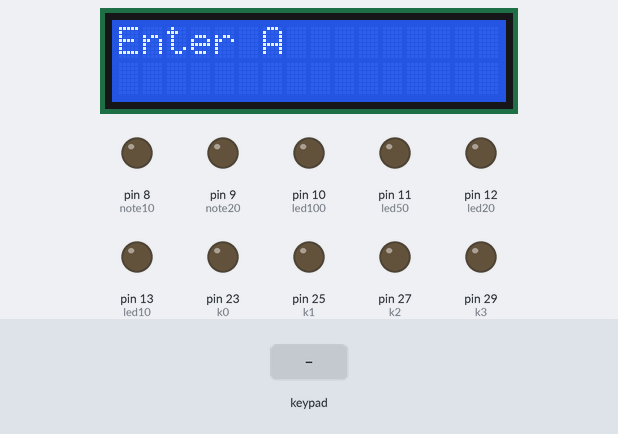
Bench run of a sketch on a simulated Arduino Mega 2560, built with avr-gcc and run on an emulated ATmega2560. On the bench: 16×2 character LCD, output pins drawn as LEDs (lit = HIGH). Dashed ring = blinking. The inputs (shaded band) are chosen by the test bench. Pins used as bus, display or sensor lines are not drawn; what the sketch prints to the serial monitor is not drawn.

Above: at 1.2 s.
1.3 s: key 'A' pressed
At 2.3 s:
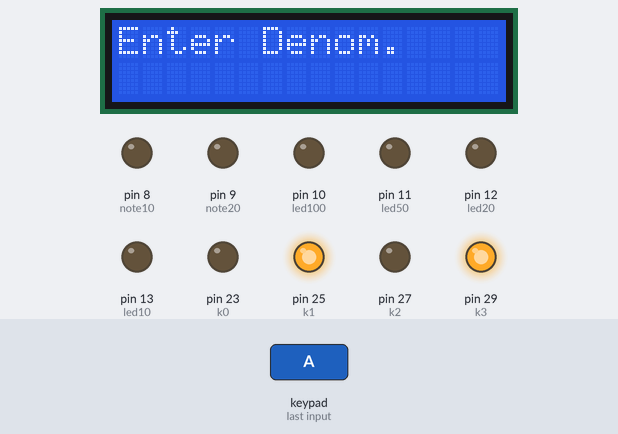
2.8 s: keypad keys 1 3 9 7 2 2 2 2 pressed 0.4 s apart
At 5.6 s:
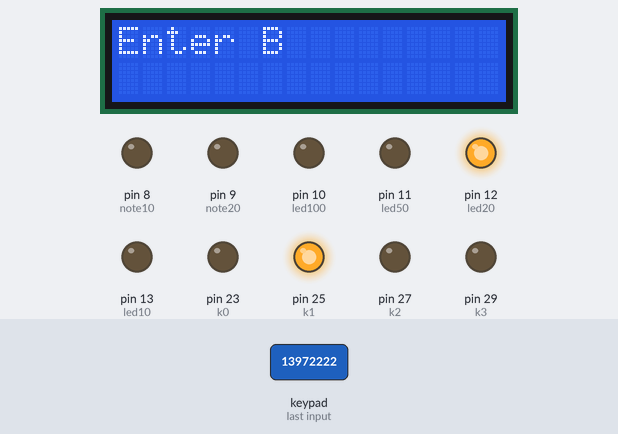
7.5 s: key 'B' pressed
At 8.1 s:
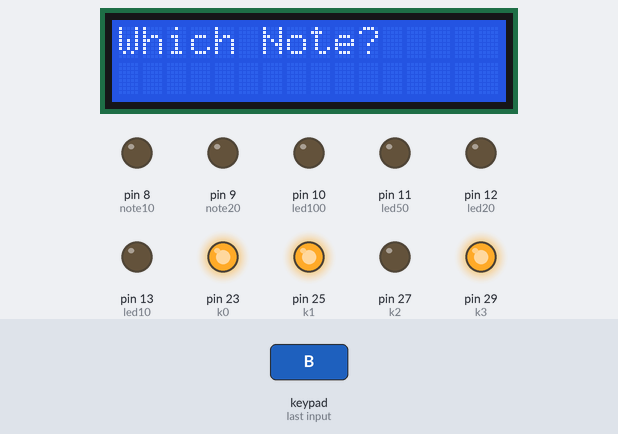
9.0 s: key '1' pressed
At 10.2 s:
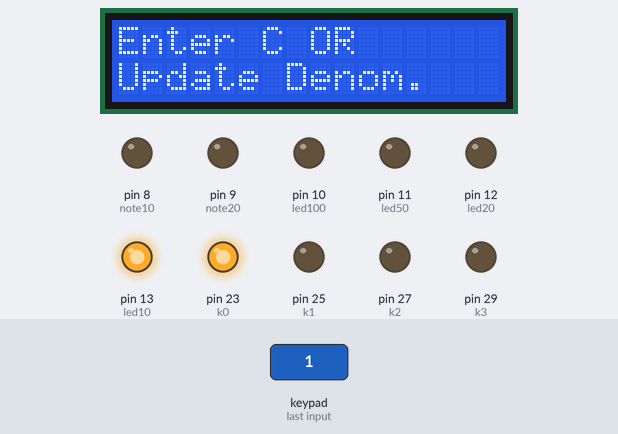
11.0 s: key 'C' pressed
At 11.8 s:
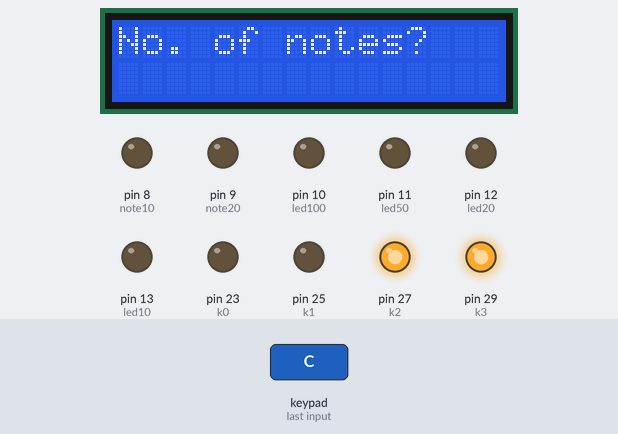
12.5 s: keypad keys 2 2 2 4 2 6 2 8 # pressed 0.4 s apart
At 13.5 s:
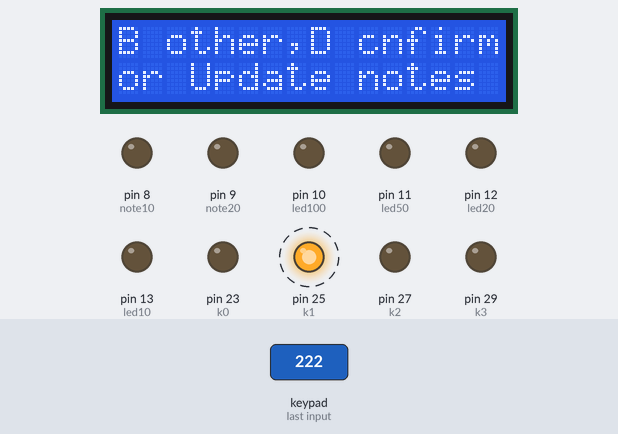
Timing chart, 0 to 16.9 s (numbered marks = the images above; inputs shaded):
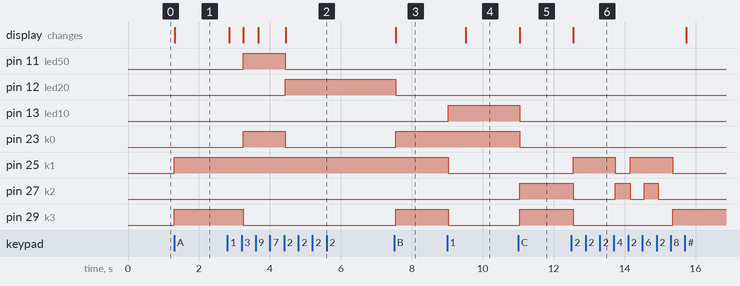

Measured:
- after the input at 1.3 s, pin 25 (k1), pin 29 (k3): LOW → HIGH at once; the display: changes at once (image 1)
- after the input at 2.8 s, pin 11 (led50), pin 23 (k0): LOW → HIGH after 0.45 s, → LOW 1.2 s later; pin 12 (led20): LOW → HIGH after 1.6 s; pin 29 (k3): HIGH → LOW after 0.45 s; the display: first changes after 0.06 s (image 2 shows a later state)
- after the input at 7.5 s, pin 12 (led20): HIGH → LOW at once; pin 23 (k0), pin 29 (k3): LOW → HIGH at once; the display: changes at once (image 3)
- after the input at 9.0 s, pin 13 (led10): LOW → HIGH at once; pin 25 (k1), pin 29 (k3): HIGH → LOW at once; the display: changes after 0.53 s (image 4)
- after the input at 11.0 s, pin 13 (led10), pin 23 (k0): HIGH → LOW at once; pin 27 (k2), pin 29 (k3): LOW → HIGH at once; the display: changes at once (image 5)
- after the input at 12.5 s, pin 25 (k1): alternates HIGH for 1.2 s and LOW for 0.41 s, 4 changes in all, then stays LOW, starting after 0.06 s; pin 27 (k2): goes LOW 1.2 s, HIGH 0.41 s, LOW 0.40 s, HIGH 0.40 s, then LOW, starting after 0.06 s; pin 29 (k3): HIGH → LOW after 0.06 s, → HIGH 2.8 s later; the display: changes after 0.06 s (image 6)

The sketch:

keypad_project.ino
```cpp
 #include <Keypad.h>
 #include <LiquidCrystal.h>
 #include <Servo.h>

const byte ROWS = 4; // Four rows
const byte COLS = 4; // Four columns

char keys[ROWS][COLS] = { // Define the Keymap
  {'1','2','3','A'},
  {'4','5','6','B'},
  {'7','8','9','C'},
  {'*','0','#','D'}
};

byte rowPins[ROWS] = { 22, 24, 26, 28 };// Connect keypad ROW0, ROW1, ROW2 and ROW3 to these Arduino pins.

byte colPins[COLS] = { 30, 32, 34 ,36}; // Connect keypad COL0, COL1, COL2 and COL3 to these Arduino pins.

//const int rs = 8, en = 9, d4 = 4, d5 = 5, d6 = 6, d7 = 7;
const int rs = 42, en = 40, d4 = 44, d5 = 46, d6 = 48, d7 = 50;
LiquidCrystal lcd(rs, en, d4, d5, d6, d7);
Keypad kpd = Keypad( makeKeymap(keys), rowPins, colPins, ROWS, COLS );// Create the Keypad
Servo servo10;
int ar[4],br[4],aval,bval;

#define led10 13
#define led20 12
#define led50 11
#define led100 10
#define k0 23
#define k1 25
#define k2 27
#define k3 29
#define rst 38
#define a0 31
#define a1 33
#define a2 35
#define a3 37
#define b0 39
#define b1 41
#define b2 43
#define b3 45
#define note10 8
#define note20 9
#define trigger 7

void setup() {
  // put your setup code here, to run once:
  pinMode(led10,OUTPUT);
  pinMode(led20,OUTPUT);
  pinMode(led50,OUTPUT);
  pinMode(led100,OUTPUT);
  pinMode(k0,OUTPUT);
  pinMode(k1,OUTPUT);
  pinMode(k2,OUTPUT);
  pinMode(k3,OUTPUT);
  digitalWrite(k0,LOW);
  digitalWrite(k1,LOW);
  digitalWrite(k2,LOW);
  digitalWrite(k3,LOW);
  pinMode(trigger,OUTPUT);
  digitalWrite(trigger,LOW);
  pinMode(rst,OUTPUT);
  pinMode(a0,INPUT);
  pinMode(a1,INPUT);
  pinMode(a2,INPUT);
  pinMode(a3,INPUT);
  pinMode(b0,INPUT);
  pinMode(b1,INPUT);
  pinMode(b2,INPUT);
  pinMode(b3,INPUT);
  pinMode(note10,OUTPUT);
  pinMode(note20,OUTPUT);
  digitalWrite(rst,LOW);
  lcd.begin(16,2);
  lcd.print("Enter A");
  Serial.begin(9600);
}

void loop() {
  // put your main code here, to run repeatedly:
  char key = kpd.getKey();
  lcd.setCursor(0,0);
  lcd.print("Enter A");
  digitalWrite(rst,LOW);
  digitalWrite(k0,LOW);
  digitalWrite(k1,LOW);
  digitalWrite(k2,LOW);
  digitalWrite(k3,LOW);
  if(trigger==HIGH)
    digitalWrite(trigger,LOW);
  else
    digitalWrite(trigger,HIGH);
  if(key)  // Check for a valid key.
  {
    Serial.println("Before 1 key");
    switch(key)
    {
      case 'A':
        digitalWrite(k0,LOW);
        digitalWrite(k1,HIGH);
        digitalWrite(k2,LOW);
        digitalWrite(k3,HIGH);
        if(trigger==HIGH)
          digitalWrite(trigger,LOW);
        else
          digitalWrite(trigger,HIGH);
        lcd.clear();
        lcd.setCursor(0,0);
        Serial.println("Entered A");
        lcd.print("Enter Denom.");
        delay(200);
        char key2;
        int b=0;
        do
        {

          key2=kpd.getKey();
          Serial.println("to enter key2");
          if(key2)
          {
            Serial.println("Entered inside A");
            switch(key2)
            {
              case '2': digitalWrite(led10,LOW);
                        digitalWrite(led20,HIGH);
                        digitalWrite(led50,LOW);
                        digitalWrite(led100,LOW);
                        digitalWrite(k0,LOW);
                        digitalWrite(k1,HIGH);
                        digitalWrite(k2,LOW);
                        digitalWrite(k3,LOW);
                        if(trigger==HIGH)
                          digitalWrite(trigger,LOW);
                        else
                          digitalWrite(trigger,HIGH);
                        lcd.clear();
                        lcd.setCursor(0,0);
                        lcd.print("Enter B");
                        Serial.println("2 of A");
                        b=1;
                        break;
              case '3': digitalWrite(led10,LOW);
                        digitalWrite(led20,LOW);
                        digitalWrite(led50,HIGH);
                        digitalWrite(led100,LOW);
                        digitalWrite(k0,HIGH);
                        digitalWrite(k1,HIGH);
                        digitalWrite(k2,LOW);
                        digitalWrite(k3,LOW);
                        if(trigger==HIGH)
                          digitalWrite(trigger,LOW);
                        else
                          digitalWrite(trigger,HIGH);
                        lcd.clear();
                        lcd.setCursor(0,0);
                        lcd.print("Enter B");
                        b=1;
                        break;
              case 'B': lcd.clear();
                        lcd.setCursor(0,0);
                        lcd.print("Which Note?");
                        digitalWrite(led10,LOW);
                        digitalWrite(led20,LOW);
                        digitalWrite(led50,LOW);
                        digitalWrite(led100,LOW);
                        digitalWrite(k0,HIGH);
                        digitalWrite(k1,HIGH);
                        digitalWrite(k2,LOW);
                        digitalWrite(k3,HIGH);
                        if(trigger==HIGH)
                          digitalWrite(trigger,LOW);
                        else
                          digitalWrite(trigger,HIGH);
                        delay(500);
                        break;
              default: lcd.clear();
                      lcd.setCursor(0,0);
                      Serial.println("Entered A invalid");
                      lcd.print("Invalid Input!");
                      if(b==0)
                      {
                        lcd.setCursor(0,1);
                        lcd.print("Enter Denom.");
                      }
                      else
                      {
                        lcd.setCursor(0,1);
                        lcd.print("Enter B");
                      }
                      break;
            }
          }
        }while(key2!='B');


        char key3;
        do
        {
          int c=0;
          do
          {

            if(trigger==HIGH)
              digitalWrite(trigger,LOW);
            else
              digitalWrite(trigger,HIGH);
            key3=kpd.getKey();
            Serial.println("to enter key3");
            if(key3)
            {
              switch(key3)
              {
                case '1': digitalWrite(led10,HIGH);
                          digitalWrite(led20,LOW);
                          digitalWrite(led50,LOW);
                          digitalWrite(led100,LOW);
                          digitalWrite(k0,HIGH);
                          digitalWrite(k1,LOW);
                          digitalWrite(k2,LOW);
                          digitalWrite(k3,LOW);
                          if(trigger==HIGH)
                            digitalWrite(trigger,LOW);
                          else
                            digitalWrite(trigger,HIGH);
                          delay(500);
                          lcd.clear();
                          lcd.setCursor(0,0);
                          lcd.print("Enter C OR");
                          lcd.setCursor(0,1);
                          lcd.print("Update Denom.");
                          c=1;
                          break;
                case '2': digitalWrite(led10,LOW);
                          digitalWrite(led20,HIGH);
                          digitalWrite(led50,LOW);
                          digitalWrite(led100,LOW);
                          digitalWrite(k0,LOW);
                          digitalWrite(k1,HIGH);
                          digitalWrite(k2,LOW);
                          digitalWrite(k3,LOW);
                          if(trigger==HIGH)
                            digitalWrite(trigger,LOW);
                          else
                            digitalWrite(trigger,HIGH);
                          delay(500);
                          lcd.clear();
                          lcd.setCursor(0,0);
                          lcd.print("Enter C or");
                          lcd.setCursor(0,1);
                          lcd.print("Update Denom.");
                          c=1;
                          break;
                case 'C': lcd.clear();
                          lcd.setCursor(0,0);
                          lcd.print("No. of notes?");
                          Serial.println("Entered before C");
                          digitalWrite(led10,LOW);
                          digitalWrite(led20,LOW);
                          digitalWrite(led50,LOW);
                          digitalWrite(led100,LOW);
                          digitalWrite(k0,LOW);
                          digitalWrite(k1,LOW);
                          digitalWrite(k2,HIGH);
                          digitalWrite(k3,HIGH);
                          if(trigger==HIGH)
                            digitalWrite(trigger,LOW);
                          else
                            digitalWrite(trigger,HIGH);
                          delay(500);
                          break;
                default: lcd.clear();
                          lcd.setCursor(0,0);
                          lcd.print("Invalid Input!");
                          if(c==0)
                          {
                            lcd.setCursor(0,1);
                            lcd.print("Which note?");
                          }
                          else
                          {
                            lcd.setCursor(0,1);
                            lcd.print("Enter C");
                          }
                          break;
              }
            }
          }while(key3!='C');

          char key4;
          do
          {
            key4=kpd.getKey();
            Serial.println("Entered after C");
            if(key4)
            {
              if(key4=='0' || key4=='1' || key4=='2' || key4=='3' || key4=='4' || key4=='5' || key4=='6' || key4=='7' || key4=='8' || key4=='9')
              {
                lcd.clear();
                lcd.setCursor(0,0);
                lcd.print("B other,D cnfirm");
                lcd.setCursor(0,1);
                lcd.print("or Update notes");
                Serial.println("Entered after C part1");
                if(key4=='0')
                {
                  digitalWrite(k0,HIGH);
                  digitalWrite(k1,HIGH);
                  digitalWrite(k2,HIGH);
                  digitalWrite(k3,HIGH);
                  if(trigger==HIGH)
                    digitalWrite(trigger,LOW);
                  else
                    digitalWrite(trigger,HIGH);
                }
                if(key4=='1')
                {
                  digitalWrite(k0,HIGH);
                  digitalWrite(k1,LOW);
                  digitalWrite(k2,LOW);
                  digitalWrite(k3,LOW);
                  if(trigger==HIGH)
                    digitalWrite(trigger,LOW);
                  else
                    digitalWrite(trigger,HIGH);
                }
                if(key4=='2')
                {
                  digitalWrite(k0,LOW);
                  digitalWrite(k1,HIGH);
                  digitalWrite(k2,LOW);
                  digitalWrite(k3,LOW);
                  if(trigger==HIGH)
                    digitalWrite(trigger,LOW);
                  else
                    digitalWrite(trigger,HIGH);
                }
                if(key4=='3')
                {
                  digitalWrite(k0,HIGH);
                  digitalWrite(k1,HIGH);
                  digitalWrite(k2,LOW);
                  digitalWrite(k3,LOW);
                  if(trigger==HIGH)
                    digitalWrite(trigger,LOW);
                  else
                    digitalWrite(trigger,HIGH);
                }
                if(key4=='4')
                {
                  digitalWrite(k0,LOW);
                  digitalWrite(k1,LOW);
                  digitalWrite(k2,HIGH);
                  digitalWrite(k3,LOW);
                  if(trigger==HIGH)
                    digitalWrite(trigger,LOW);
                  else
                    digitalWrite(trigger,HIGH);
                }
                if(key4=='5')
                {
                  digitalWrite(k0,HIGH);
                  digitalWrite(k1,LOW);
                  digitalWrite(k2,HIGH);
                  digitalWrite(k3,LOW);
                  if(trigger==HIGH)
                    digitalWrite(trigger,LOW);
                  else
                    digitalWrite(trigger,HIGH);
                }
                if(key4=='6')
                {
                  digitalWrite(k0,LOW);
                  digitalWrite(k1,HIGH);
                  digitalWrite(k2,HIGH);
                  digitalWrite(k3,LOW);
                  if(trigger==HIGH)
                    digitalWrite(trigger,LOW);
                  else
                    digitalWrite(trigger,HIGH);
                }
                if(key4=='7')
                {
                  digitalWrite(k0,HIGH);
                  digitalWrite(k1,HIGH);
                  digitalWrite(k2,HIGH);
                  digitalWrite(k3,LOW);
                  if(trigger==HIGH)
                    digitalWrite(trigger,LOW);
                  else
                    digitalWrite(trigger,HIGH);
                }
                if(key4=='8')
                {
                  digitalWrite(k0,LOW);
                  digitalWrite(k1,LOW);
                  digitalWrite(k2,LOW);
                  digitalWrite(k3,HIGH);
                  if(trigger==HIGH)
                    digitalWrite(trigger,LOW);
                  else
                    digitalWrite(trigger,HIGH);
                }
                if(key4=='9')
                {
                  digitalWrite(k0,HIGH);
                  digitalWrite(k1,LOW);
                  digitalWrite(k2,LOW);
                  digitalWrite(k3,HIGH);
                  if(trigger==HIGH)
                    digitalWrite(trigger,LOW);
                  else
                    digitalWrite(trigger,HIGH);
                }
              }
              else if(key4=='D')
              {
                aval=0;
                bval=0;
                digitalWrite(k0,HIGH);
                digitalWrite(k1,LOW);
                digitalWrite(k2,HIGH);
                digitalWrite(k3,HIGH);
                if(trigger==HIGH)
                    digitalWrite(trigger,LOW);
                else
                    digitalWrite(trigger,HIGH);
                lcd.clear();
                lcd.setCursor(0,0);
                lcd.print("Thank you!");
                delay(1000);
                digitalWrite(k0,LOW);
                digitalWrite(k1,LOW);
                digitalWrite(k2,LOW);
                digitalWrite(k3,LOW);
                if(trigger==HIGH)
                    digitalWrite(trigger,LOW);
                else
                    digitalWrite(trigger,HIGH);
                delay(200);
                /*
                ar[0]=digitalRead(a0);
                Serial.println(ar[0]);
                ar[1]=digitalRead(a1);
                Serial.println(ar[1]);
                ar[2]=digitalRead(a2);
                Serial.println(ar[2]);
                ar[3]=digitalRead(a3);
                Serial.println(ar[3]);
                br[0]=digitalRead(b0);
                Serial.println(br[0]);
                br[1]=digitalRead(b1);
                Serial.println(br[1]);
                br[2]=digitalRead(b2);
                Serial.println(br[2]);
                br[3]=digitalRead(b3);
                Serial.println(br[3]);
                for(int l=0;l<4;l++)
                {
                  if(ar[l]==HIGH)
                  {
                    aval+=pow(2,l);
                  }
                  if(br[l]==HIGH)
                  {
                    bval+=pow(2,l);
                  }
                }
                for(int z=0;z<aval;z++)
                {
                  digitalWrite(note10,HIGH);
                  delay(500);
                  digitalWrite(note10,LOW);
                  delay(500);
                }
                for(int z=0;z<bval;z++)
                {
                  digitalWrite(note20,HIGH);
                  delay(500);
                  digitalWrite(note20,LOW);
                  delay(500);
                } */

                delay(4000);
                digitalWrite(rst,HIGH);
                delay(1000);
                lcd.clear();
                Serial.println("Entered after C part2");
              }
              else if(key4=='B')
              {
                digitalWrite(k0,HIGH);
                digitalWrite(k1,HIGH);
                digitalWrite(k2,LOW);
                digitalWrite(k3,HIGH);
                if(trigger==HIGH)
                    digitalWrite(trigger,LOW);
                else
                    digitalWrite(trigger,HIGH);
                lcd.clear();
                lcd.setCursor(0,0);
                lcd.print("Which note?");
                Serial.println("Entered after C part3");
              }
              else
              {
                lcd.clear();
                lcd.setCursor(0,0);
                lcd.print("Invalid Input!");
                lcd.setCursor(0,1);
                lcd.print("No. of notes?");
              }
            }
          }while(key4!='D' && key4!='B');
          key3=key4;
        }while(key3=='B');

        break;

      default: lcd.clear();
        Serial.println("Entered default of A");
        lcd.setCursor(0,0);
        lcd.print("Invalid input!");
        lcd.setCursor(0,1);
        lcd.print("Enter A");
        break;
    }
  }
}
```
